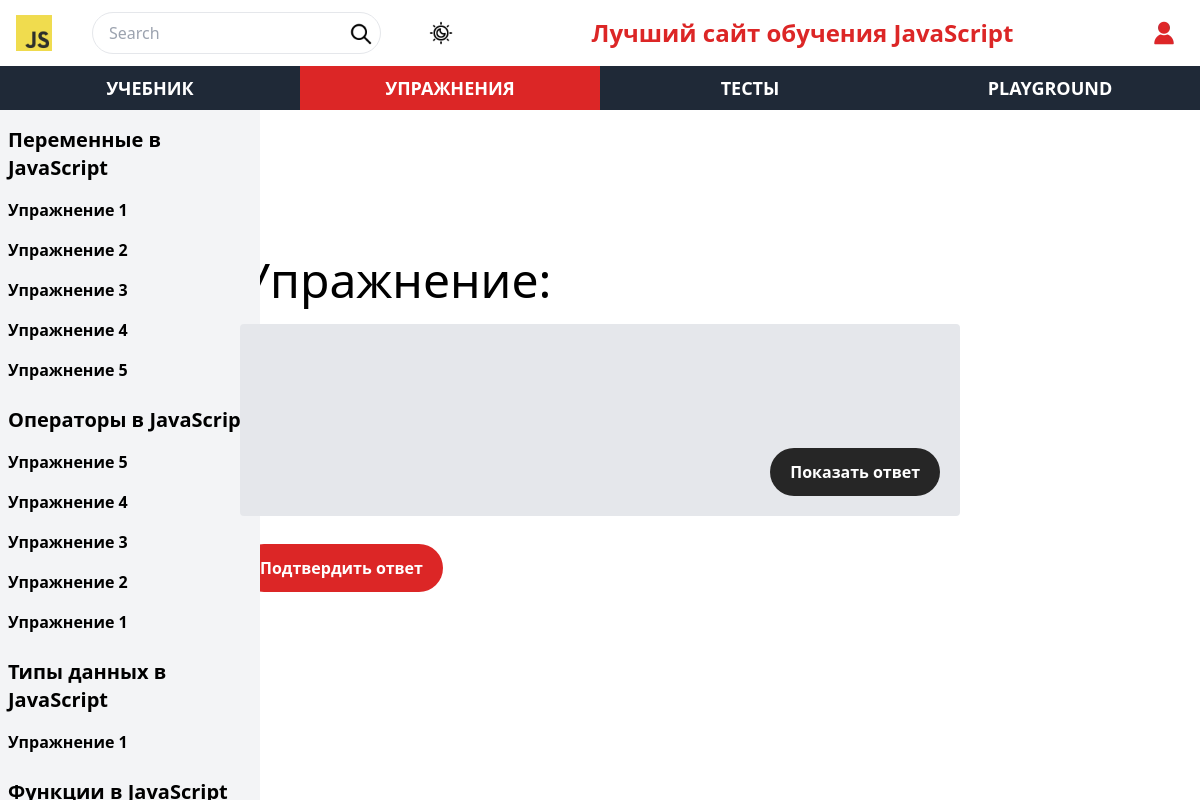
Before: /tasks/tasks18.php with the older database file.
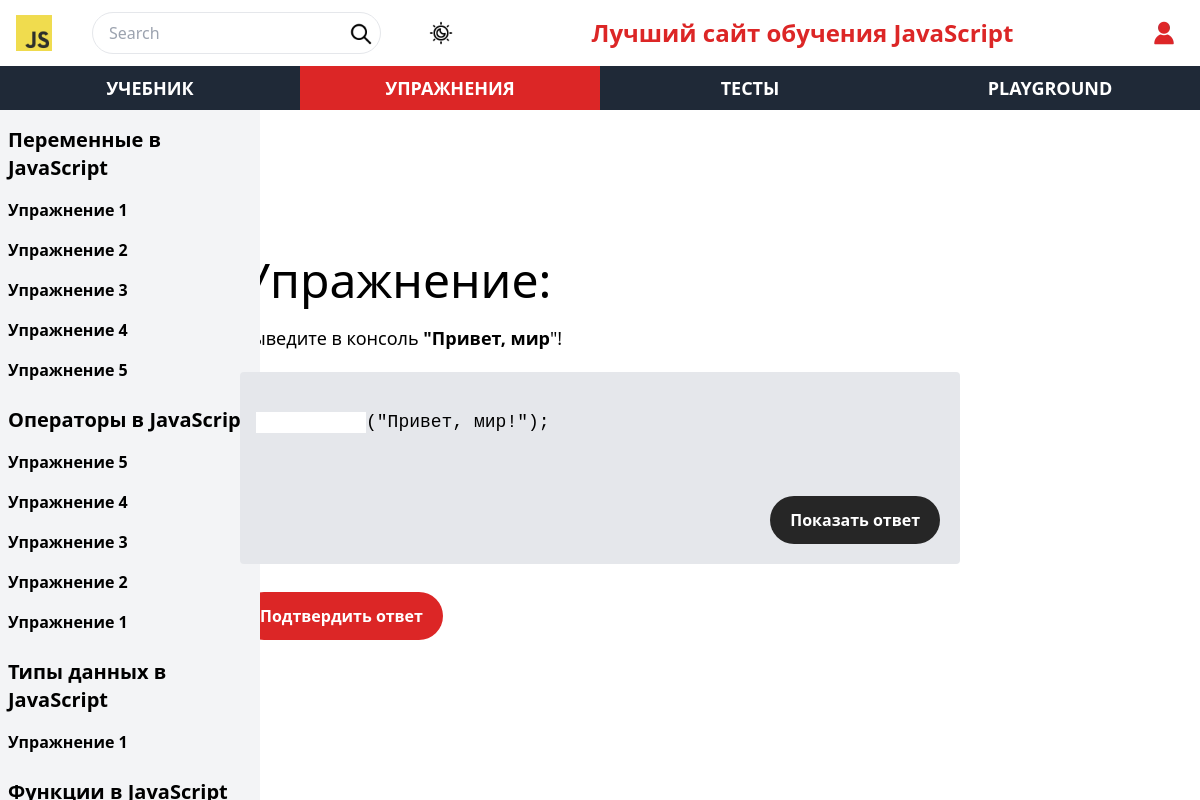
After: the same page with the newer database file.
### tables this page shows
CREATE TABLE `tasks` (
  `id` int NOT NULL,
  `task_number` int NOT NULL,
  `task_theme_id` int NOT NULL,
  `title` varchar(255) NOT NULL,
  `task` varchar(255) NOT NULL
);

### tasks/components/aside.php (the view, shortened to what this page needs)
<?php
$pdo = getPDO();
$query1 = "SELECT tasks.id, tasks.task_number, tasks.task_theme_id, tasks_themes.name FROM `tasks` JOIN tasks_themes ON tasks.task_theme_id = tasks_themes.id ORDER BY `tasks`.`task_theme_id` ASC;";
$statement1 = $pdo->query($query1);
$results1 = $statement1->fetchAll(PDO::FETCH_ASSOC);
?>
<aside class="siderbar fixed top-0 left-0 h-full mt-[110px] bg-gray-100 2xl:w-[330px] w-[260px] flex flex-col">
  <div class="scrollbox overflow-auto">
    <div class="scrollbox-inner pb-[110px] tasksAside" id="sidebar-content">
      <?php
      $prev = null;
      foreach ($results1 as $value) {
        if ($value["name"] !== $prev) {
          echo "<h3 class=\"text-xl font-bold mb-2 pl-2 mt-4\">{$value["name"]}</h3>";
        }
        echo "<a class=\"block pl-2 py-2  font-semibold hover:bg-neutral-500 hover:text-white\" href=\"tasks{$value["id"]}.php\">Упражнение {$value['task_number']}</a>";
        $prev = $value["name"];
      } ?>
    </div>
  </div>
</aside>

### tasks/components/taskScript.php (shortened to what this page needs)
<?php
function escape_tags($string) {
  $string = str_replace("<", "&lt;", $string);
  $string = str_replace(">", "&gt;", $string);
  return $string;
}
$pdo = getPDO();
$URLArray = explode('/', $_SERVER['REQUEST_URI']);
$currentURL = end($URLArray);
preg_match('/\d+/', $currentURL, $matches);
$pageId = intval($matches[0]);
$query = "SELECT title, task FROM tasks WHERE id = $pageId";
$statement1 = $pdo->query($query);
$results1 = $statement1->fetchAll(PDO::FETCH_ASSOC);
$title = $results1[0]["title"];
$task = $results1[0]["task"];
$RegExp = '/!(.*?)!/';
$RegExpResTitle = [];
preg_match_all($RegExp, $title, $RegExpResTitle);
$task = escape_tags($task);
$task = preg_replace($RegExp, "<input type=\"text\" class=\"inputTask\">", $task);
for ($i = 0; $i < count($RegExpResTitle[0]); $i++) {
  $title = str_replace($RegExpResTitle[0][$i], "<span class=\"font-bold\">" . $RegExpResTitle[1][$i] . "</span>", $title);
}

Changed rows visible on the page:
added tasks: title "Выведите в консоль \"Привет, мир \"!"
Other visible differences:
text now shown: "(\"Привет, мир!\");"
